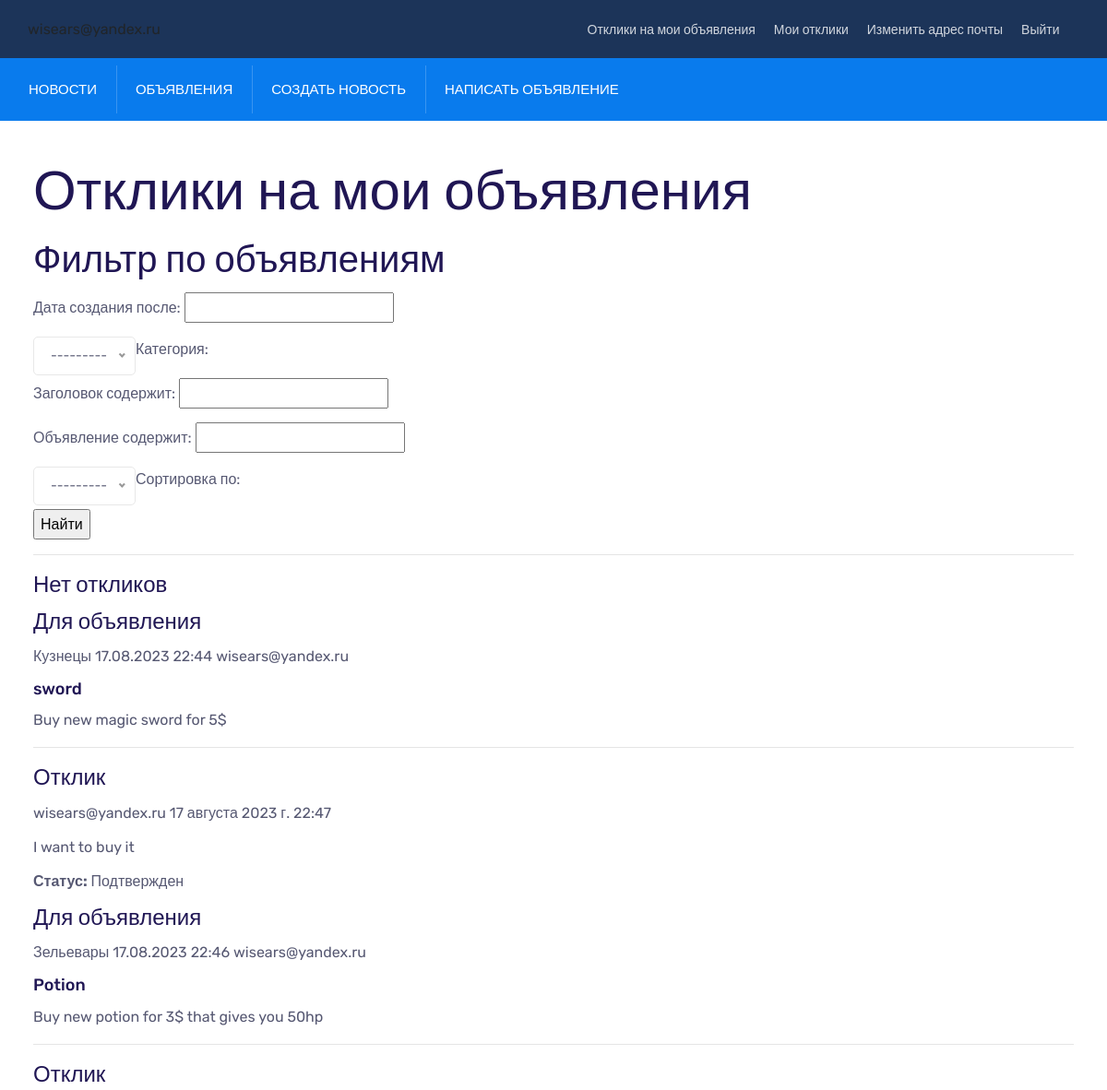
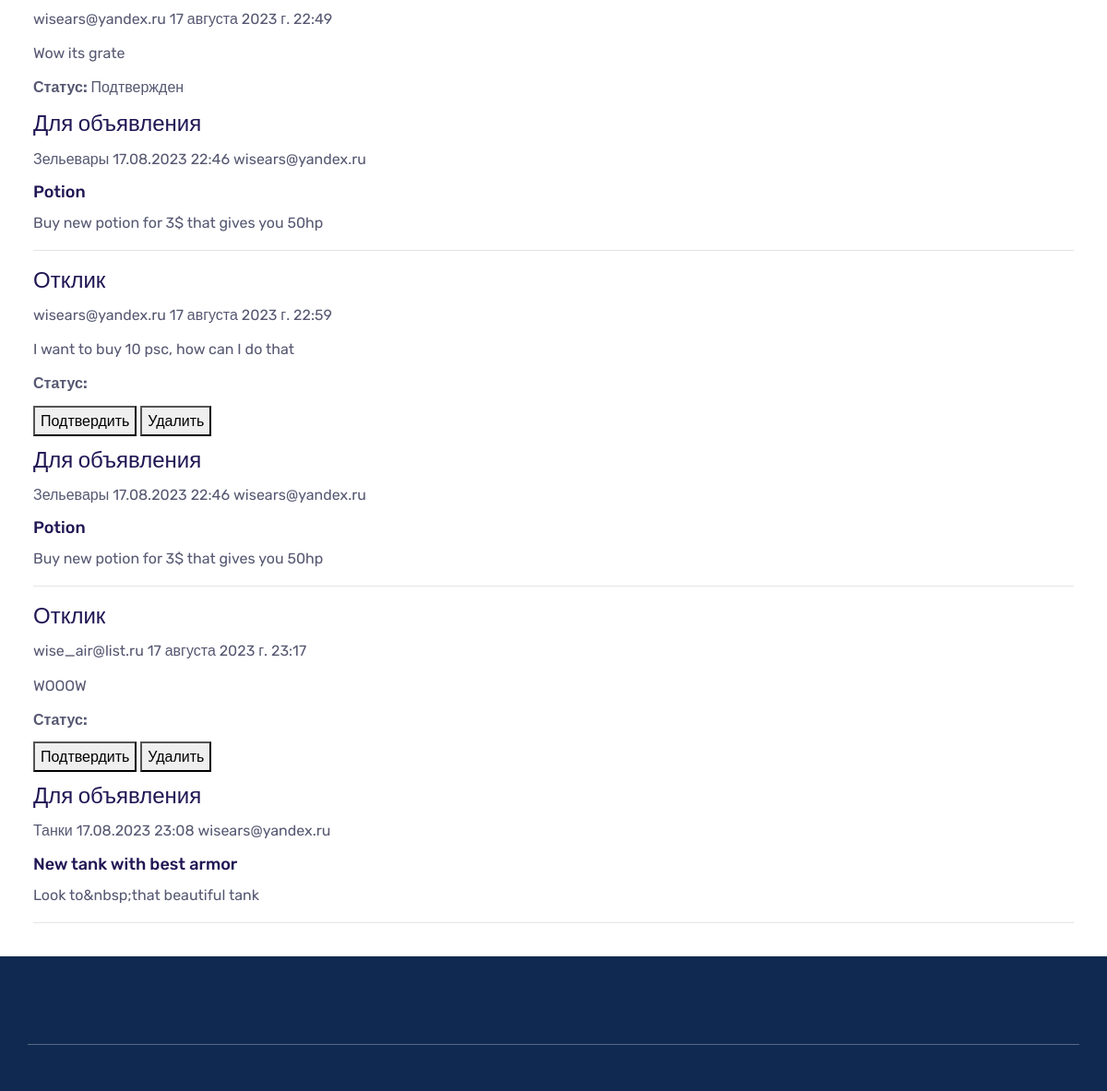
/board/ad/filtered (signed in), run on the app's committed database (2 pictures, top to bottom).
### board/models.py (models this page shows, shortened)
class Ad(models.Model):
    user_id = models.ForeignKey(auth.get_user_model(),
                                on_delete=models.CASCADE)
    category_id = models.ForeignKey(Category, on_delete=models.CASCADE,
                                    verbose_name='Категория')
    header = models.CharField(max_length=255, verbose_name='Заголовок')
    ad = RichTextUploadingField(default='', verbose_name='Объявление')
    creation_time = models.DateTimeField(auto_now_add=True)
    class Meta:
        verbose_name = 'Объявление'
        verbose_name_plural = 'Объявления'

### board/views.py (the view)
# urls.py: path('ad/filtered', AdFiltered.as_view(), name='ad_filtered_view'),
class AdFiltered(LoginRequiredMixin, FilterView):
    filterset_class = AdFilter
    template_name = 'ad_filtered.html'
    context_object_name = 'ad_filtered'
    ordering = ['-creation_time']
    paginate_by = 5
    def get_queryset(self):
        queryset = Ad.objects.filter(user_id=self.request.user).values(
            'user_id__email',
            'category_id__name',
            'header',
            'ad',
            'id',
            'creation_time',
            'reply__user_id__email',
            'reply__reply',
            'reply__creation_time',
            'reply__is_approved',
            'reply__id',
        )
        return queryset

### board/models.py (called while the page is built)
def return_user_email(user):
    return user.email

    def __str__(self):
        return self.name

### templates/ad_filtered.html (shortened to what this page needs)
{% extends 'flatpages/default.html' %}
{% block body %}
    <h1>Отклики на мои объявления</h1>
    <h2>Фильтр по объявлениям</h2>
    <form method="GET">
        {{ filter.form.as_p }}
        <input type="submit" value="Найти">
    </form>
    <hr>
    {% if page_obj %}
        {% for ad in page_obj %}
            {% if ad.reply__is_approved != None %}
                <h5>
                    Отклик
                </h5>
                <p>
                    {{ ad.reply__user_id__email }}
                    {{ ad.reply__creation_time }}
                </p>
                <p>
                    {{ ad.reply__reply }}
                </p>
                {% if not ad.reply__is_approved %}
                    <p> <b>Статус:</b>
                        <div>
                            <button><a href="{% url 'reply_approve_view' ad.reply__id %}">Подтвердить</a></button>
                            <button><a href="{% url 'reply_delete_view' ad.reply__id %}">Удалить</a></button>
                        </div>
                    </p>
                {% else %}
                    <p> <b>Статус:</b>
                        Подтвержден
                    </p>
                {% endif %}
            {% else %}
                <h5>
                    Нет откликов
                </h5>
            {% endif %}
            <h5>
                Для объявления
            </h5>
            <p>
                {{ ad.category_id__name }}
                {{ ad.creation_time|date:'d.m.Y G:i' }}
                {{ ad.user_id__email }}
            </p>
            <h6>
                <a href="{% url 'ad_detail_view' ad.id %}">{{ ad.header }}</a>
            </h6>
            <p>
                {{ ad.ad|striptags|truncatewords:30 }}
            </p>
            <hr>
        {% endfor %}
    {% else %}
        <h2>Нет откликов и объявлений!</h2>
    {% endif %}
{% endblock body %}

### static/assets/css/style.css (style rules this page uses)
:root { --main-color: #097bed; --heading-color: #201654; --paragraph-color: #565872; --search-bg-color: #086ed5; --heading-font: "Rubik", sans-serif; --body-font: "Rubik", sans-serif; --body-font-size: 16px; --line-height30: 1.7; }
html { -webkit-text-size-adjust: 100%; -ms-text-size-adjust: 100%; overflow-x: hidden; font-family: var(--body-font); }
* { box-sizing: border-box; outline: none; -moz-osx-font-smoothing: grayscale; -webkit-font-smoothing: antialiased; }
body { margin: 0; font-family: var(--body-font); line-height: var(--line-height30); font-size: var(--body-font-size); }
h1 { font-size: 60px; line-height: 1.3333333333; }
h2 { font-size: 40px; line-height: 1.3380952381; }
h5 { font-size: 24px; line-height: 1.3380952381; }
h6 { font-size: 18px; line-height: 1.3380952381; }
h1, h2, h3, h4, h5, h6 { color: var(--heading-color); font-family: var(--heading-font); font-weight: 500; }
p { color: var(--paragraph-color); -webkit-hyphens: auto; hyphens: auto; margin-bottom: 10px; }
a { color: inherit; text-decoration: none; transition: 0.4s; }
a, a:hover, a:focus, a:active { text-decoration: none; outline: none; color: inherit; }

### data on the page
Ad: shows "Нет откликов", category_id__name "Кузнецы", creation_time "17.08.2023 22:44", user_id__email "wisears@yandex.ru", header "sword", ad "Buy new magic sword for 5$"
Ad: reply__user_id__email "wisears@yandex.ru", reply__creation_time "17 августа 2023 г. 22:47", reply__reply "I want to buy it", shows "Статус:", category_id__name "Зельевары", creation_time "17.08.2023 22:46", user_id__email "wisears@yandex.ru", header "Potion", ad "Buy new potion for 3$ that gives you 50hp", reply__creation_time "17 августа 2023 г. 22:49", reply__reply "Wow its grate", reply__creation_time "17 августа 2023 г. 22:59", reply__reply "I want to buy 10 psc, how can I do that"
Ad: reply__user_id__email "wise_air@list.ru", reply__creation_time "17 августа 2023 г. 23:17", reply__reply "WOOOW", shows "Статус:", category_id__name "Танки", creation_time "17.08.2023 23:08", user_id__email "wisears@yandex.ru", header "New tank with best armor", ad "Look to&nbsp;that beautiful tank"
